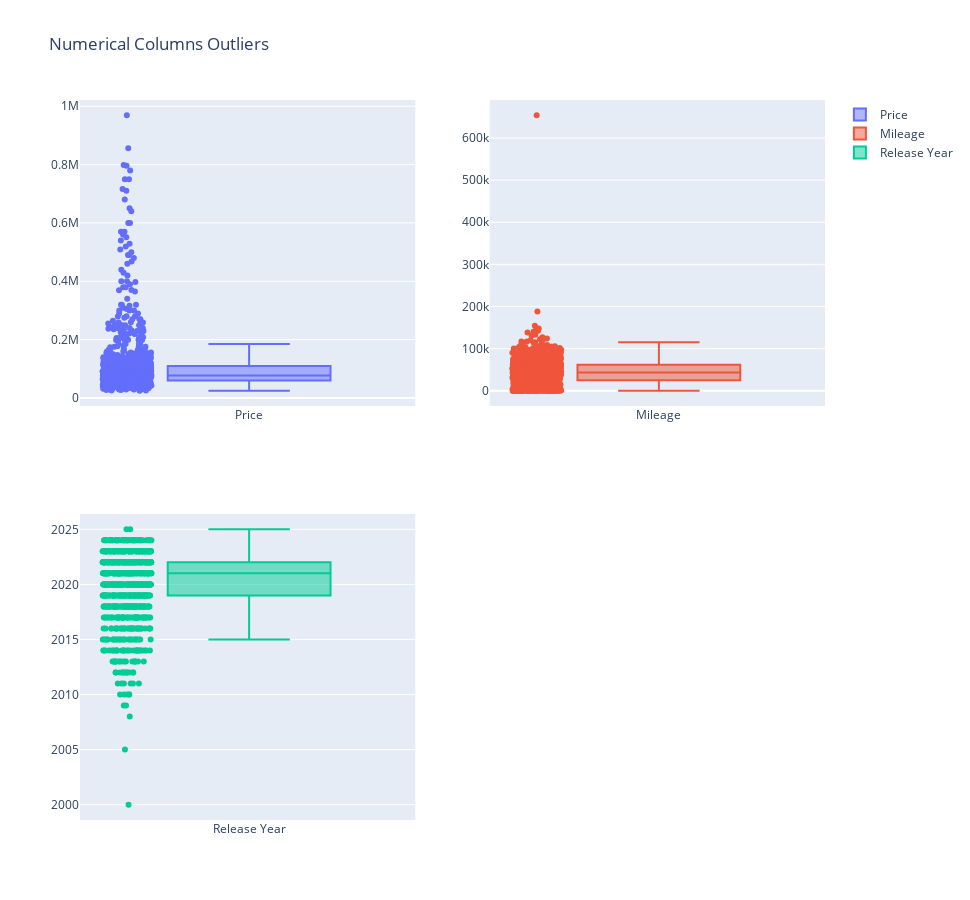

Notebook code cell kept with this figure:
### Markdown cell above
### Limpeza de Dados

### Code cell
fig = make_subplots(rows=2, cols=2)

fig.append_trace(go.Box(y=df_cars['car_price'], name='Price', quartilemethod="linear"), row=1, col=1)
fig.append_trace(go.Box(y=df_cars['car_km'], name='Mileage', quartilemethod="linear"), row=1, col=2)
fig.append_trace(go.Box(y=df_cars['car_year'], name='Release Year', quartilemethod="linear"), row=2, col=1)

fig.update_traces(boxpoints='all', jitter=0.3)
fig.update_layout(height=900, width=970, title_text="Numerical Columns Outliers")

### Figure 1 — Plotly figure (JSON) as saved in the notebook; plotly's stock layout.template omitted (floating-point values rounded to 4 significant figures; data arrays with more than 128 entries replaced by an {"elided": "..."} marker saying what was removed)
{"data": [{"boxpoints": "all", "jitter": 0.3, "name": "Price", "quartilemethod": "linear", "type": "box", "xaxis": "x", "y": {"elided": "1103 int values"}, "yaxis": "y"}, {"boxpoints": "all", "jitter": 0.3, "name": "Mileage", "quartilemethod": "linear", "type": "box", "xaxis": "x2", "y": {"elided": "1103 int values"}, "yaxis": "y2"}, {"boxpoints": "all", "jitter": 0.3, "name": "Release Year", "quartilemethod": "linear", "type": "box", "xaxis": "x3", "y": {"elided": "1103 int values"}, "yaxis": "y3"}], "layout": {"height": 900, "title": {"text": "Numerical Columns Outliers"}, "width": 970, "xaxis": {"anchor": "y", "domain": [0, 0.45]}, "xaxis2": {"anchor": "y2", "domain": [0.55, 1]}, "xaxis3": {"anchor": "y3", "domain": [0, 0.45]}, "xaxis4": {"anchor": "y4", "domain": [0.55, 1]}, "yaxis": {"anchor": "x", "domain": [0.575, 1]}, "yaxis2": {"anchor": "x2", "domain": [0.575, 1]}, "yaxis3": {"anchor": "x3", "domain": [0, 0.425]}, "yaxis4": {"anchor": "x4", "domain": [0, 0.425]}}}
